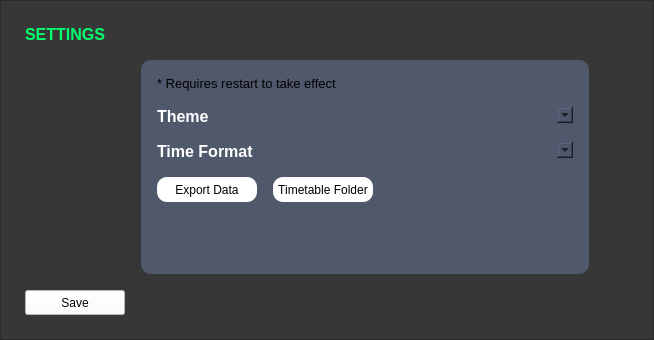
      <widget class="QWidget" name="pageSettings">
       <property name="sizePolicy">
        <sizepolicy hsizetype="MinimumExpanding" vsizetype="MinimumExpanding">
         <horstretch>0</horstretch>
         <verstretch>0</verstretch>
        </sizepolicy>
       </property>
       <layout class="QGridLayout" name="gridLayout_9">
        <property name="leftMargin">
         <number>0</number>
        </property>
        <property name="topMargin">
         <number>0</number>
        </property>
        <property name="rightMargin">
         <number>0</number>
        </property>
        <property name="bottomMargin">
         <number>0</number>
        </property>
        <property name="spacing">
         <number>0</number>
        </property>
        <item row="0" column="0">
         <widget class="QFrame" name="frameSettingsContent">
          <property name="enabled">
           <bool>true</bool>
          </property>
          <property name="sizePolicy">
           <sizepolicy hsizetype="Expanding" vsizetype="Expanding">
            <horstretch>0</horstretch>
            <verstretch>0</verstretch>
           </sizepolicy>
          </property>
          <property name="minimumSize">
           <size>
            <width>0</width>
            <height>0</height>
           </size>
          </property>
          <property name="accessibleDescription">
           <string>backgroundFrame</string>
          </property>
          <property name="autoFillBackground">
           <bool>false</bool>
          </property>
          <property name="styleSheet">
           <string notr="true">background-color: rgb(55,55,55);</string>
          </property>
          <property name="frameShape">
           <enum>QFrame::StyledPanel</enum>
          </property>
          <property name="frameShadow">
           <enum>QFrame::Raised</enum>
          </property>
          <layout class="QGridLayout" name="gridLayout_2">
           <property name="leftMargin">
            <number>24</number>
           </property>
           <property name="topMargin">
            <number>24</number>
           </property>
           <property name="rightMargin">
            <number>24</number>
           </property>
           <property name="bottomMargin">
            <number>24</number>
           </property>
           <property name="spacing">
            <number>16</number>
           </property>
           <item row="1" column="0">
            <widget class="QLabel" name="labelSettings">
             <property name="sizePolicy">
              <sizepolicy hsizetype="Fixed" vsizetype="Fixed">
               <horstretch>0</horstretch>
               <verstretch>0</verstretch>
              </sizepolicy>
             </property>
             <property name="font">
              <font>
               <family>Segoe UI</family>
               <pointsize>12</pointsize>
               <weight>75</weight>
               <bold>true</bold>
              </font>
             </property>
             <property name="cursor">
              <cursorShape>ArrowCursor</cursorShape>
             </property>
             <property name="accessibleDescription">
              <string>titleLabel</string>
             </property>
             <property name="styleSheet">
              <string notr="true">color: rgb(0, 255, 108);</string>
             </property>
             <property name="text">
              <string>SETTINGS</string>
             </property>
             <property name="scaledContents">
              <bool>true</bool>
             </property>
             <property name="alignment">
              <set>Qt::AlignLeading|Qt::AlignLeft|Qt::AlignVCenter</set>
             </property>
             <property name="openExternalLinks">
              <bool>false</bool>
             </property>
             <property name="textInteractionFlags">
              <set>Qt::LinksAccessibleByMouse</set>
             </property>
            </widget>
           </item>
           <item row="2" column="1">
            <widget class="QFrame" name="frameSettingsContentForm">
             <property name="sizePolicy">
              <sizepolicy hsizetype="Expanding" vsizetype="Expanding">
               <horstretch>0</horstretch>
               <verstretch>0</verstretch>
              </sizepolicy>
             </property>
             <property name="styleSheet">
              <string notr="true">background-color: rgb(80,88,107);
border-radius: 10px;</string>
             </property>
             <property name="frameShape">
              <enum>QFrame::StyledPanel</enum>
             </property>
             <property name="frameShadow">
              <enum>QFrame::Raised</enum>
             </property>
             <layout class="QFormLayout" name="formLayout">
              <property name="labelAlignment">
               <set>Qt::AlignLeading|Qt::AlignLeft|Qt::AlignVCenter</set>
              </property>
              <property name="formAlignment">
               <set>Qt::AlignLeading|Qt::AlignLeft|Qt::AlignTop</set>
              </property>
              <property name="horizontalSpacing">
               <number>16</number>
              </property>
              <property name="verticalSpacing">
               <number>16</number>
              </property>
              <property name="leftMargin">
               <number>16</number>
              </property>
              <property name="topMargin">
               <number>16</number>
              </property>
              <property name="rightMargin">
               <number>16</number>
              </property>
              <property name="bottomMargin">
               <number>16</number>
              </property>
              <item row="0" column="0" colspan="2">
               <widget class="QLabel" name="labelSettingsWarning">
                <property name="enabled">
                 <bool>true</bool>
                </property>
                <property name="font">
                 <font>
                  <pointsize>10</pointsize>
                  <weight>50</weight>
                  <bold>false</bold>
                 </font>
                </property>
                <property name="accessibleDescription">
                 <string>timerLabelDanger</string>
                </property>
                <property name="text">
                 <string>* Requires restart to take effect</string>
                </property>
               </widget>
              </item>
              <item row="1" column="0">
               <widget class="QLabel" name="labelSetting">
                <property name="sizePolicy">
                 <sizepolicy hsizetype="Fixed" vsizetype="Fixed">
                  <horstretch>0</horstretch>
                  <verstretch>0</verstretch>
                 </sizepolicy>
                </property>
                <property name="font">
                 <font>
                  <family>Segoe UI</family>
                  <pointsize>12</pointsize>
                  <weight>75</weight>
                  <bold>true</bold>
                 </font>
                </property>
                <property name="cursor">
                 <cursorShape>ArrowCursor</cursorShape>
                </property>
                <property name="accessibleDescription">
                 <string>normalLabel</string>
                </property>
                <property name="styleSheet">
                 <string notr="true">color:white;</string>
                </property>
                <property name="text">
                 <string>Theme</string>
                </property>
                <property name="scaledContents">
                 <bool>true</bool>
                </property>
                <property name="openExternalLinks">
                 <bool>false</bool>
                </property>
                <property name="textInteractionFlags">
                 <set>Qt::LinksAccessibleByMouse</set>
                </property>
               </widget>
              </item>
              <item row="1" column="1">
               <widget class="QComboBox" name="comboBoxSettingsTheme">
                <property name="sizePolicy">
                 <sizepolicy hsizetype="Fixed" vsizetype="Fixed">
                  <horstretch>0</horstretch>
                  <verstretch>0</verstretch>
                 </sizepolicy>
                </property>
                <property name="minimumSize">
                 <size>
                  <width>300</width>
                  <height>0</height>
                 </size>
                </property>
               </widget>
              </item>
              <item row="2" column="0">
               <widget class="QLabel" name="labelSettings_6">
                <property name="sizePolicy">
                 <sizepolicy hsizetype="Fixed" vsizetype="Fixed">
                  <horstretch>0</horstretch>
                  <verstretch>0</verstretch>
                 </sizepolicy>
                </property>
                <property name="font">
                 <font>
                  <family>Segoe UI</family>
                  <pointsize>12</pointsize>
                  <weight>75</weight>
                  <bold>true</bold>
                 </font>
                </property>
                <property name="cursor">
                 <cursorShape>ArrowCursor</cursorShape>
                </property>
                <property name="accessibleDescription">
                 <string>normalLabel</string>
                </property>
                <property name="styleSheet">
                 <string notr="true">color:white;</string>
                </property>
                <property name="text">
                 <string>Time Format</string>
                </property>
                <property name="scaledContents">
                 <bool>true</bool>
                </property>
                <property name="openExternalLinks">
                 <bool>false</bool>
                </property>
                <property name="textInteractionFlags">
                 <set>Qt::LinksAccessibleByMouse</set>
                </property>
               </widget>
              </item>
              <item row="2" column="1">
               <widget class="QComboBox" name="comboBoxSettingsTimeFormat">
                <property name="sizePolicy">
                 <sizepolicy hsizetype="Fixed" vsizetype="Fixed">
                  <horstretch>0</horstretch>
                  <verstretch>0</verstretch>
                 </sizepolicy>
                </property>
                <property name="minimumSize">
                 <size>
                  <width>300</width>
                  <height>0</height>
                 </size>
                </property>
               </widget>
              </item>
              <item row="3" column="0">
               <widget class="QPushButton" name="pushButtonExportData">
                <property name="sizePolicy">
                 <sizepolicy hsizetype="Fixed" vsizetype="Fixed">
                  <horstretch>0</horstretch>
                  <verstretch>0</verstretch>
                 </sizepolicy>
                </property>
                <property name="minimumSize">
                 <size>
                  <width>100</width>
                  <height>25</height>
                 </size>
                </property>
                <property name="cursor">
                 <cursorShape>PointingHandCursor</cursorShape>
                </property>
                <property name="accessibleDescription">
                 <string>neutralButton</string>
                </property>
                <property name="autoFillBackground">
                 <bool>false</bool>
                </property>
                <property name="styleSheet">
                 <string notr="true">background-color: rgb(255, 255, 255);
color: rgb(0, 0, 0);</string>
                </property>
                <property name="text">
                 <string>Export Data</string>
                </property>
                <property name="icon">
                 <iconset>
                  <normaloff>../images/icons/excel.png</normaloff>../images/icons/excel.png</iconset>
                </property>
                <property name="default">
                 <bool>false</bool>
                </property>
                <property name="flat">
                 <bool>false</bool>
                </property>
               </widget>
              </item>
              <item row="4" column="0">
               <spacer name="verticalSpacer">
                <property name="orientation">
                 <enum>Qt::Vertical</enum>
                </property>
                <property name="sizeHint" stdset="0">
                 <size>
                  <width>20</width>
                  <height>40</height>
                 </size>
                </property>
               </spacer>
              </item>
              <item row="3" column="1">
               <widget class="QPushButton" name="pushButtonTimetables">
                <property name="sizePolicy">
                 <sizepolicy hsizetype="Fixed" vsizetype="Fixed">
                  <horstretch>0</horstretch>
                  <verstretch>0</verstretch>
                 </sizepolicy>
                </property>
                <property name="minimumSize">
                 <size>
                  <width>100</width>
                  <height>25</height>
                 </size>
                </property>
                <property name="cursor">
                 <cursorShape>PointingHandCursor</cursorShape>
                </property>
                <property name="accessibleDescription">
                 <string>neutralButton</string>
                </property>
                <property name="autoFillBackground">
                 <bool>false</bool>
                </property>
                <property name="styleSheet">
                 <string notr="true">background-color: rgb(255, 255, 255);
color: rgb(0, 0, 0);</string>
                </property>
                <property name="text">
                 <string>Timetable Folder</string>
                </property>
                <property name="default">
                 <bool>false</bool>
                </property>
                <property name="flat">
                 <bool>false</bool>
                </property>
               </widget>
              </item>
             </layout>
            </widget>
           </item>
           <item row="2" column="2">
            <spacer name="horizontalSpacer_7">
             <property name="orientation">
              <enum>Qt::Horizontal</enum>
             </property>
             <property name="sizeHint" stdset="0">
              <size>
               <width>40</width>
               <height>20</height>
              </size>
             </property>
            </spacer>
           </item>
           <item row="2" column="0">
            <spacer name="horizontalSpacer_6">
             <property name="orientation">
              <enum>Qt::Horizontal</enum>
             </property>
             <property name="sizeHint" stdset="0">
              <size>
               <width>40</width>
               <height>20</height>
              </size>
             </property>
            </spacer>
           </item>
           <item row="3" column="0">
            <widget class="QPushButton" name="pushButtonSaveSettings">
             <property name="sizePolicy">
              <sizepolicy hsizetype="Fixed" vsizetype="Fixed">
               <horstretch>0</horstretch>
               <verstretch>0</verstretch>
              </sizepolicy>
             </property>
             <property name="minimumSize">
              <size>
               <width>100</width>
               <height>25</height>
              </size>
             </property>
             <property name="cursor">
              <cursorShape>PointingHandCursor</cursorShape>
             </property>
             <property name="accessibleDescription">
              <string>successButton</string>
             </property>
             <property name="autoFillBackground">
              <bool>false</bool>
             </property>
             <property name="styleSheet">
              <string notr="true">background-color: rgb(255, 255, 255);
color: rgb(0, 0, 0);</string>
             </property>
             <property name="text">
              <string>Save</string>
             </property>
             <property name="default">
              <bool>false</bool>
             </property>
             <property name="flat">
              <bool>false</bool>
             </property>
            </widget>
           </item>
          </layout>
         </widget>
        </item>
       </layout>
      </widget>
